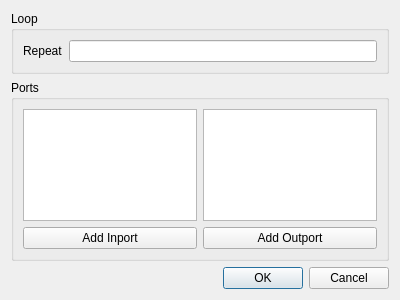
<?xml version="1.0" encoding="UTF-8"?>
<ui version="4.0">
 <class>GUIGroupTest</class>
 <widget class="QDialog" name="GUIGroupTest">
  <property name="geometry">
   <rect>
    <x>0</x>
    <y>0</y>
    <width>400</width>
    <height>300</height>
   </rect>
  </property>
  <property name="windowTitle">
   <string>Dialog</string>
  </property>
  <layout class="QVBoxLayout" name="verticalLayout">
   <item>
    <widget class="QGroupBox" name="groupBox_2">
     <property name="title">
      <string>Loop</string>
     </property>
     <layout class="QHBoxLayout" name="horizontalLayout">
      <item>
       <widget class="QLabel" name="label">
        <property name="text">
         <string>Repeat</string>
        </property>
       </widget>
      </item>
      <item>
       <widget class="QLineEdit" name="lineEdit"/>
      </item>
     </layout>
    </widget>
   </item>
   <item>
    <widget class="QGroupBox" name="groupBox">
     <property name="title">
      <string>Ports</string>
     </property>
     <layout class="QGridLayout" name="gridLayout">
      <item row="2" column="1">
       <widget class="QPushButton" name="addOutport">
        <property name="text">
         <string>Add Outport</string>
        </property>
       </widget>
      </item>
      <item row="0" column="0" rowspan="2">
       <widget class="QListView" name="listView"/>
      </item>
      <item row="0" column="1" rowspan="2">
       <widget class="QListView" name="listView_2"/>
      </item>
      <item row="2" column="0">
       <widget class="QPushButton" name="addInport">
        <property name="text">
         <string>Add Inport</string>
        </property>
       </widget>
      </item>
     </layout>
    </widget>
   </item>
   <item>
    <widget class="QDialogButtonBox" name="buttonBox">
     <property name="orientation">
      <enum>Qt::Horizontal</enum>
     </property>
     <property name="standardButtons">
      <set>QDialogButtonBox::Cancel|QDialogButtonBox::Ok</set>
     </property>
    </widget>
   </item>
  </layout>
 </widget>
 <resources/>
 <connections>
  <connection>
   <sender>buttonBox</sender>
   <signal>accepted()</signal>
   <receiver>GUIGroupTest</receiver>
   <slot>accept()</slot>
   <hints>
    <hint type="sourcelabel">
     <x>248</x>
     <y>254</y>
    </hint>
    <hint type="destinationlabel">
     <x>157</x>
     <y>274</y>
    </hint>
   </hints>
  </connection>
  <connection>
   <sender>buttonBox</sender>
   <signal>rejected()</signal>
   <receiver>GUIGroupTest</receiver>
   <slot>reject()</slot>
   <hints>
    <hint type="sourcelabel">
     <x>316</x>
     <y>260</y>
    </hint>
    <hint type="destinationlabel">
     <x>286</x>
     <y>274</y>
    </hint>
   </hints>
  </connection>
 </connections>
</ui>
